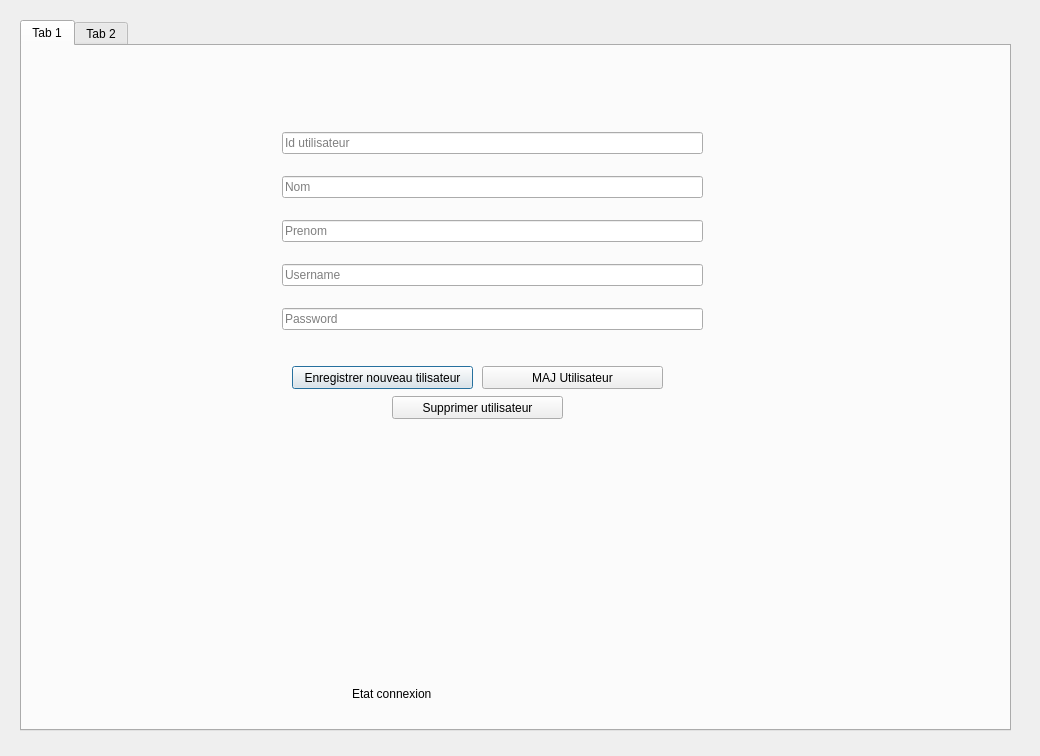
<?xml version="1.0" encoding="UTF-8"?>
<ui version="4.0">
 <class>Accueil</class>
 <widget class="QDialog" name="Accueil">
  <property name="geometry">
   <rect>
    <x>0</x>
    <y>0</y>
    <width>1040</width>
    <height>756</height>
   </rect>
  </property>
  <property name="windowTitle">
   <string>Dialog</string>
  </property>
  <widget class="QTabWidget" name="tabWidget">
   <property name="geometry">
    <rect>
     <x>20</x>
     <y>20</y>
     <width>991</width>
     <height>711</height>
    </rect>
   </property>
   <widget class="QWidget" name="tab">
    <attribute name="title">
     <string>Tab 1</string>
    </attribute>
    <widget class="QLabel" name="aLabEtat">
     <property name="geometry">
      <rect>
       <x>330</x>
       <y>640</y>
       <width>381</width>
       <height>16</height>
      </rect>
     </property>
     <property name="text">
      <string>Etat connexion</string>
     </property>
    </widget>
    <widget class="QWidget" name="verticalLayoutWidget">
     <property name="geometry">
      <rect>
       <x>260</x>
       <y>70</y>
       <width>421</width>
       <height>231</height>
      </rect>
     </property>
     <layout class="QVBoxLayout" name="verticalLayout">
      <item>
       <widget class="QLineEdit" name="aLEditIdUtilisateur">
        <property name="placeholderText">
         <string>Id utilisateur</string>
        </property>
       </widget>
      </item>
      <item>
       <widget class="QLineEdit" name="aLEditNom">
        <property name="placeholderText">
         <string>Nom</string>
        </property>
       </widget>
      </item>
      <item>
       <widget class="QLineEdit" name="aLEditPrenom">
        <property name="placeholderText">
         <string>Prenom</string>
        </property>
       </widget>
      </item>
      <item>
       <widget class="QLineEdit" name="aLEditUsername">
        <property name="placeholderText">
         <string>Username</string>
        </property>
       </widget>
      </item>
      <item>
       <widget class="QLineEdit" name="aLEditPassword">
        <property name="placeholderText">
         <string>Password</string>
        </property>
       </widget>
      </item>
     </layout>
    </widget>
    <widget class="QPushButton" name="aBtnEnregistrerUtilisateur">
     <property name="geometry">
      <rect>
       <x>270</x>
       <y>320</y>
       <width>181</width>
       <height>23</height>
      </rect>
     </property>
     <property name="text">
      <string>Enregistrer nouveau tilisateur</string>
     </property>
    </widget>
    <widget class="QPushButton" name="aBtnMAJUtilisateur">
     <property name="geometry">
      <rect>
       <x>460</x>
       <y>320</y>
       <width>181</width>
       <height>23</height>
      </rect>
     </property>
     <property name="text">
      <string>MAJ Utilisateur</string>
     </property>
    </widget>
    <widget class="QPushButton" name="aBtnSupprimUtilisateur">
     <property name="geometry">
      <rect>
       <x>370</x>
       <y>350</y>
       <width>171</width>
       <height>23</height>
      </rect>
     </property>
     <property name="text">
      <string>Supprimer utilisateur</string>
     </property>
    </widget>
   </widget>
   <widget class="QWidget" name="tab_2">
    <attribute name="title">
     <string>Tab 2</string>
    </attribute>
   </widget>
  </widget>
 </widget>
 <resources/>
 <connections/>
</ui>
